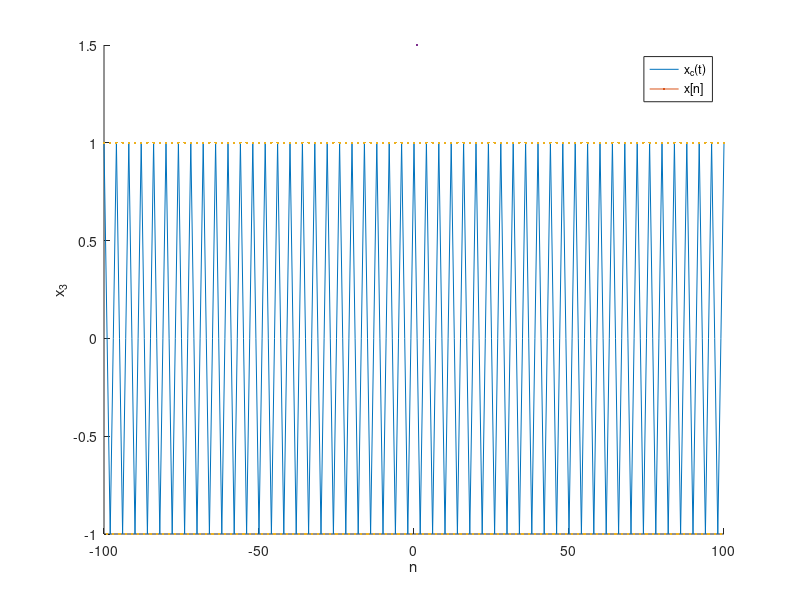

The MATLAB source for this figure:
t = -100:1:100;
x3c = cos((pi.*t)./2);
hold on
plot(t,x3c,LineWidth=1.5);
n = -100:1:100;
T3 = 12;
X3= cos((n.*T3.*pi)./12);
plot(n,X3,'.',LineWidth=1.5);
hold off
legend('x_{c}(t)', 'x[n]');
xlabel('n');
ylabel('x_{3}');